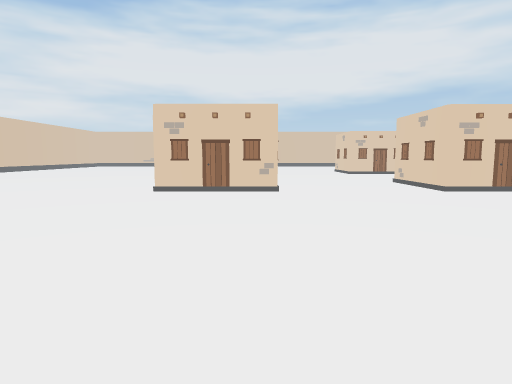
View 1 (above)

18 first-person views from a walk through a Unity game level. The camera is 1.4 m above the floor, tilts 6° down and sees 75° across. The floor is counted in squares, 2 m on a side. Each view is taken from the middle of a square. On the plan, view 1 faces up. The plan holds only what a view shows up to about 10 squares ahead; the rest is blank. The player character is not drawn.

View 2
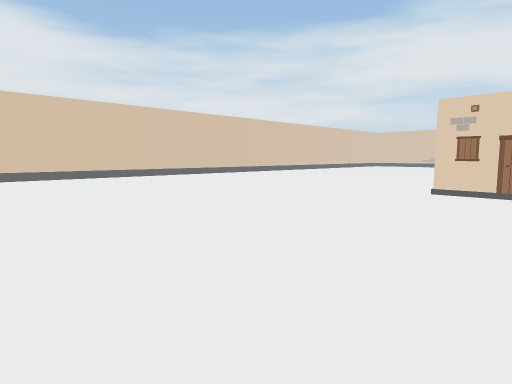

View 3
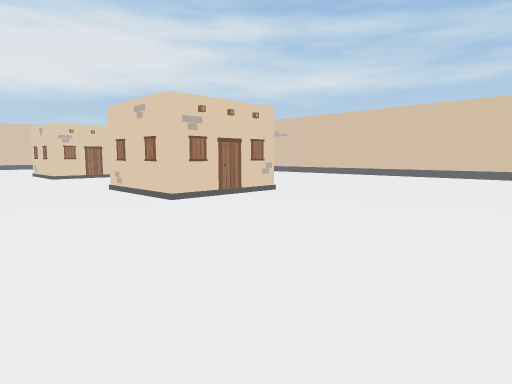

View 4
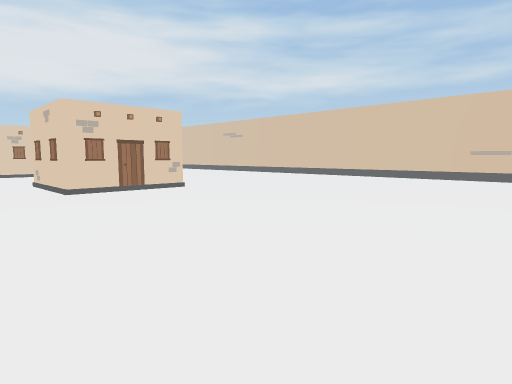

View 5
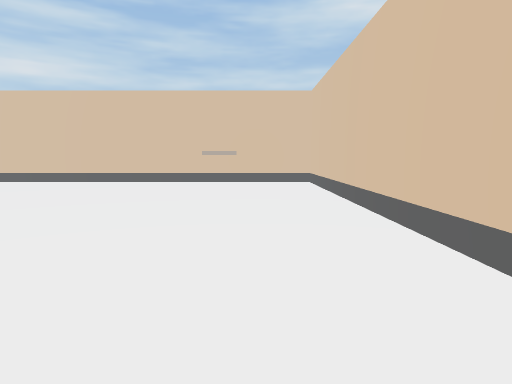

View 6
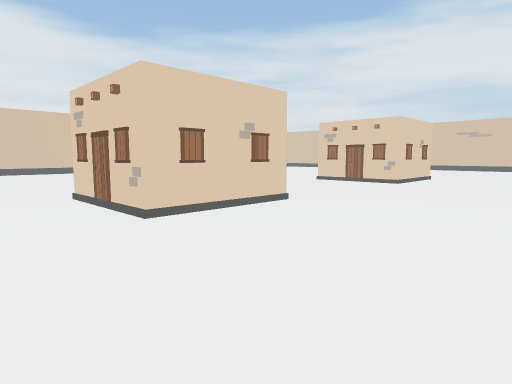

View 7
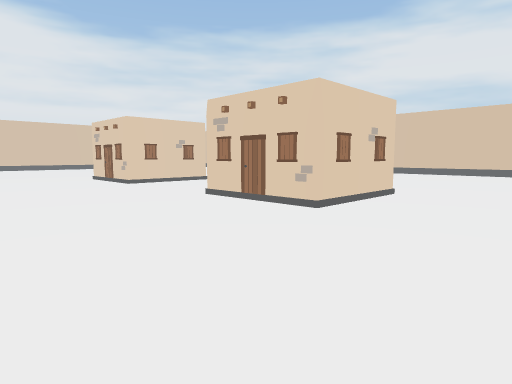

View 8
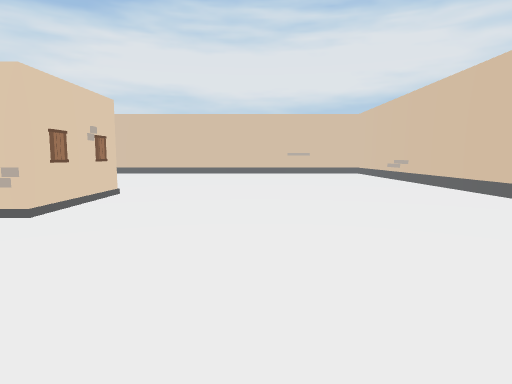

View 9
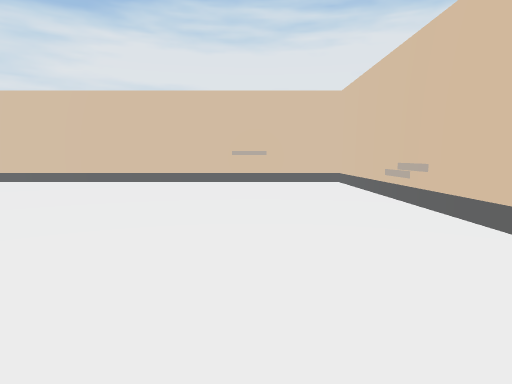

View 10
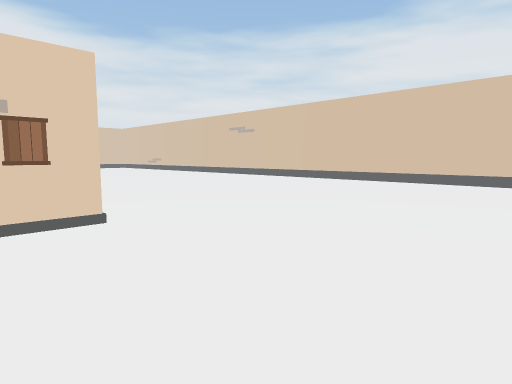

View 11
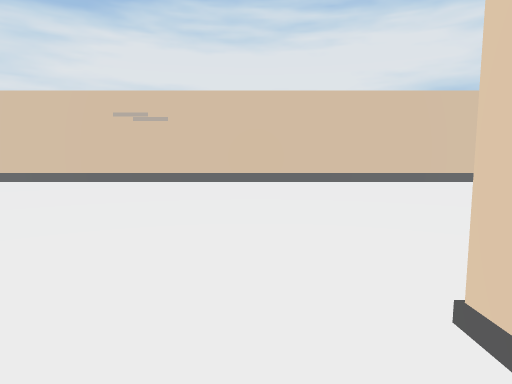

View 12
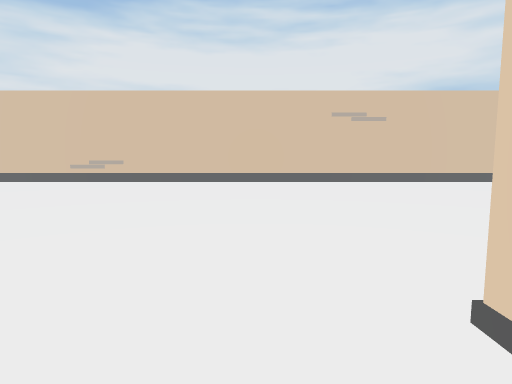

View 13
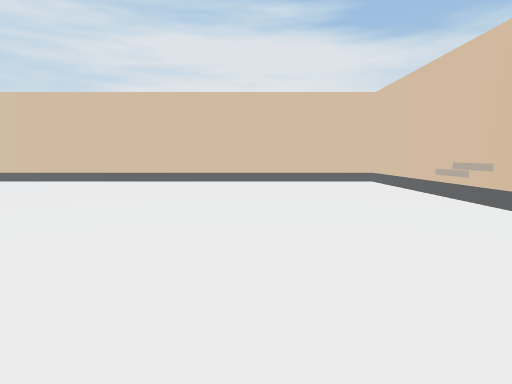

View 14
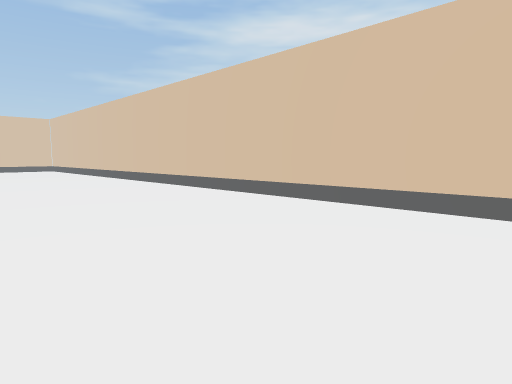

View 15
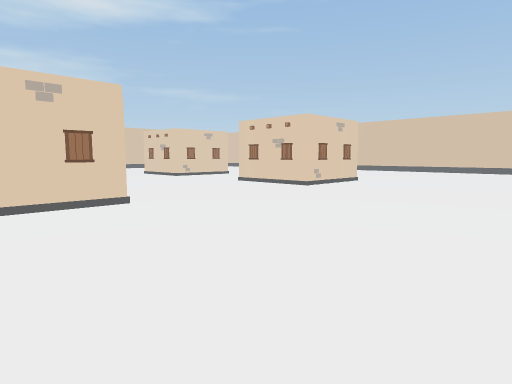

View 16
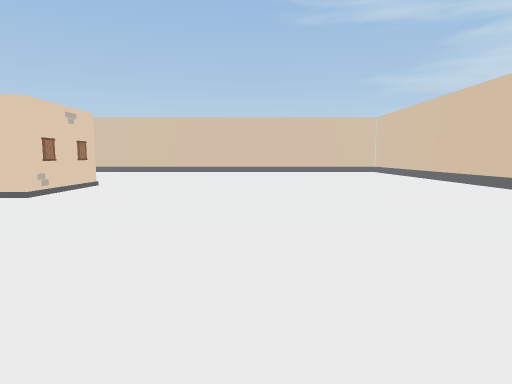

View 17
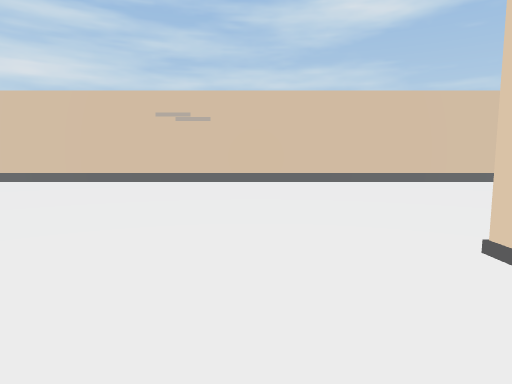

View 18
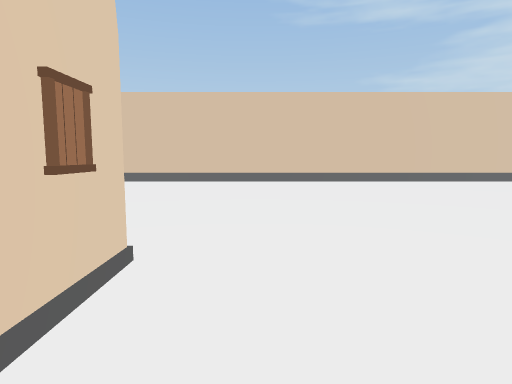

### Floor plan
Key: @ floor where view 1 was taken; # wall or solid block; . floor; B building; O other object.
Columns run from 12 left of view 1 to 14 right of it. Each row starts with its distance up from view 1.
 25 ###########################
 24 #...OO....................#
 23 #.........................#
 22 #.........................#
 21  ........................O#
 20  ........................O#
 19 #.........................#
 18 #.........................#
 17 #.........................#
 16 #.........###...###.......#
 15 #.........###...###.......#
 14 #.........##B...##B.......#
 13 #.........................#
 12 #.........................#
 11 #.........................#
 10 #.........................#
  9 #.........###...###.......#
  8 #.........###...#  .......#
  7 #.........##B...##B.......#
  6 #.........................#
  5 #.........................#
  4 # ........................#
  3 #.........................#
  2  .........................#
  1   ........................#
  0         ....@.............#
 -1         ############### ###

Where each view was taken, in squares from view 1:
view 1: 0 up, 0 right, facing up
view 2: 0 up, 0 right, facing up-left
view 3: 2 up, 1 right, facing up-right
view 4: 0 up, 2 right, facing up-right
view 5: 1 up, 4 right, facing right
view 6: 5 up, 4 right, facing up-left
view 7: 10 up, 9 right, facing up-left
view 8: 10 up, 9 right, facing up
view 9: 15 up, 11 right, facing up
view 10: 15 up, 10 right, facing up-left
view 11: 15 up, 3 right, facing up
view 12: 15 up, 3 left, facing up
view 13: 21 up, 2 left, facing left
view 14: 18 up, 7 left, facing down-left
view 15: 16 up, 7 left, facing down-right
view 16: 15 up, 6 left, facing down
view 17: 11 up, 4 right, facing right
view 18: 9 up, 3 right, facing down
